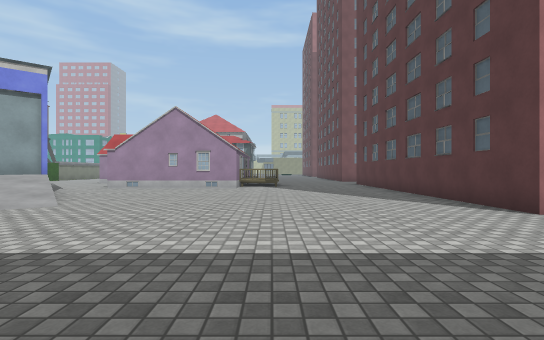
view 1 (above)

24 first-person views from a walk through a scene from a Unity 3-D project. The camera is 1.2 m above the floor, looks level and sees 85° across. The floor is counted in squares, 2 m on a side. Each view is taken from the middle of a square. On the plan, view 1 faces up. The plan holds only what a view shows up to about 9 squares ahead; the rest is blank. The place goes on beyond the plan. Some surface patterns are stand-ins.

view 2
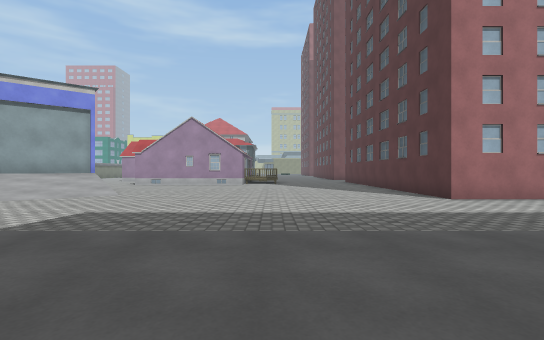

view 3
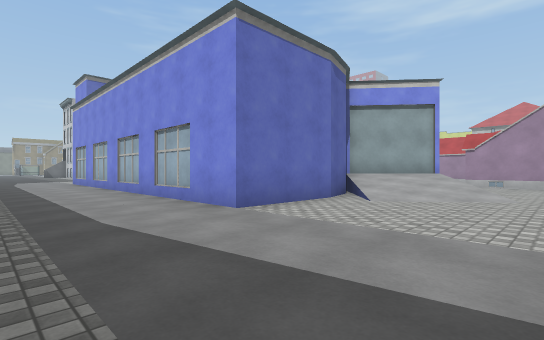

view 4
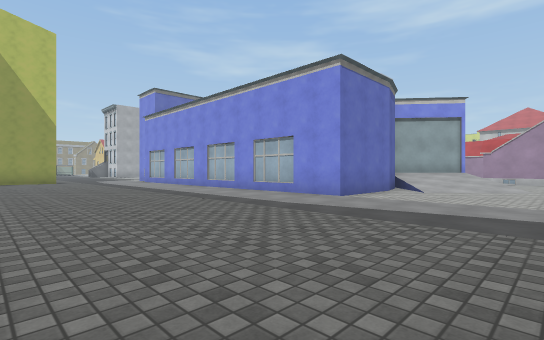

view 5
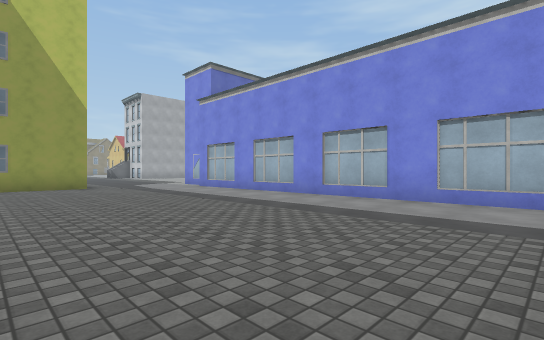

view 6
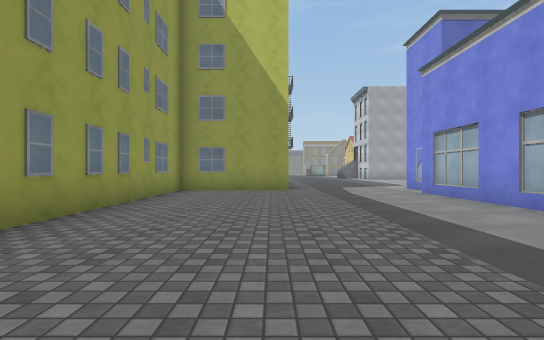

view 7
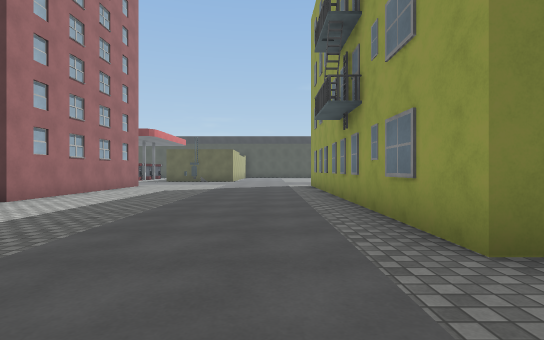

view 8
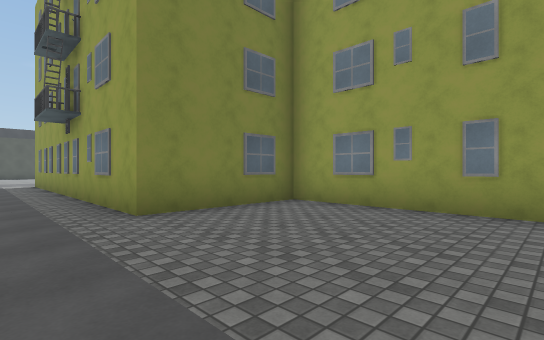

view 9
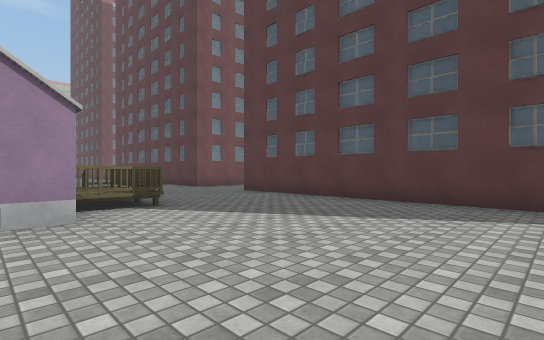

view 10
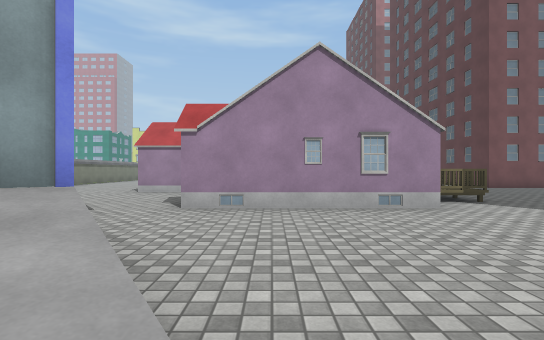

view 11
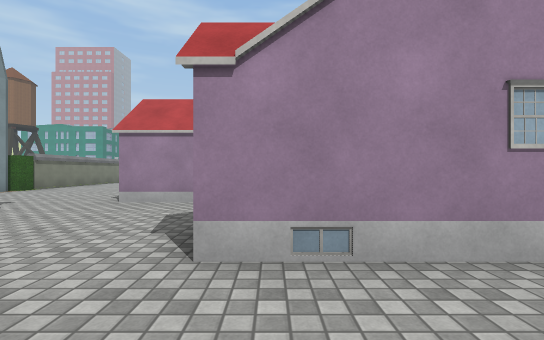

view 12
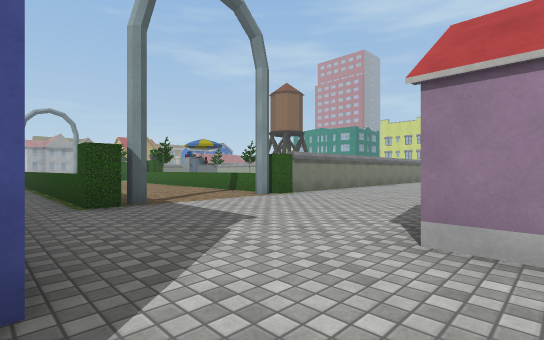

view 13
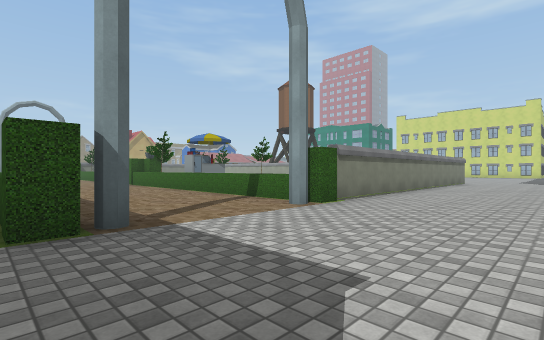

view 14
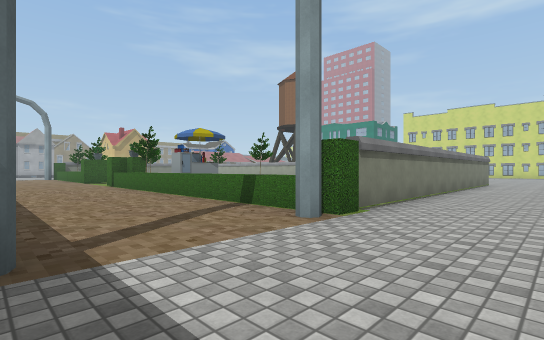

view 15
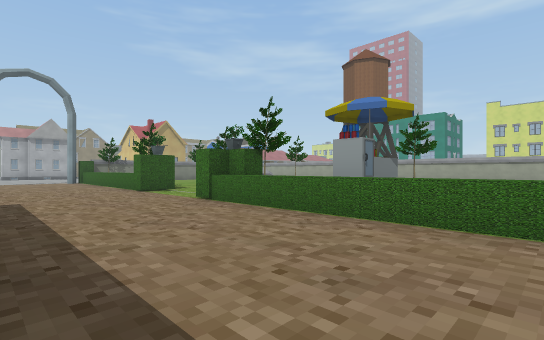

view 16
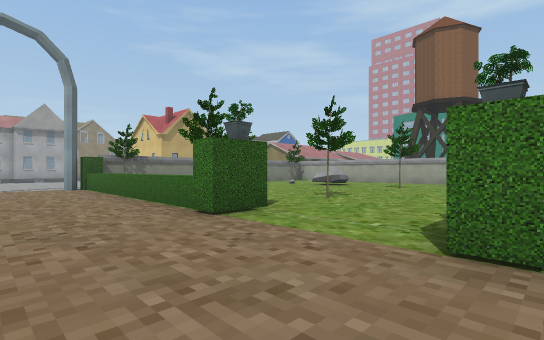

view 17
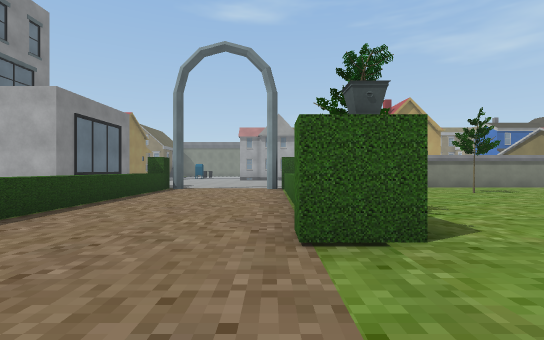

view 18
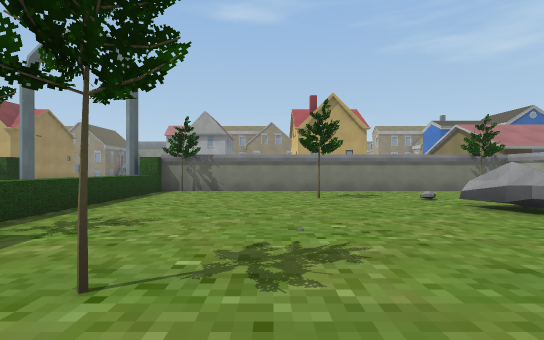

view 19
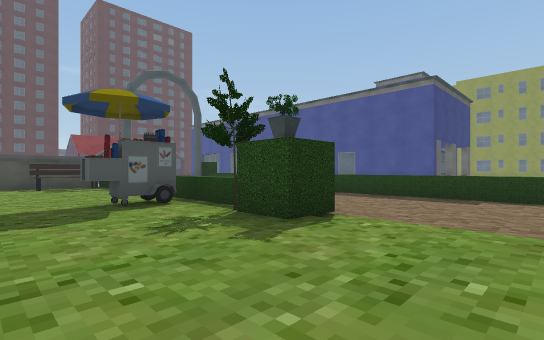

view 20
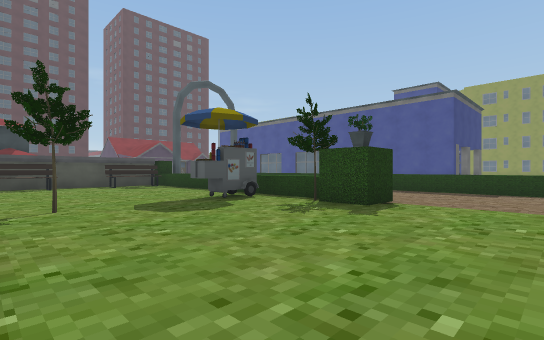

view 21
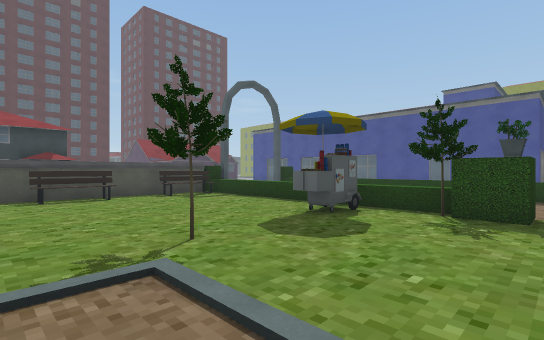

view 22
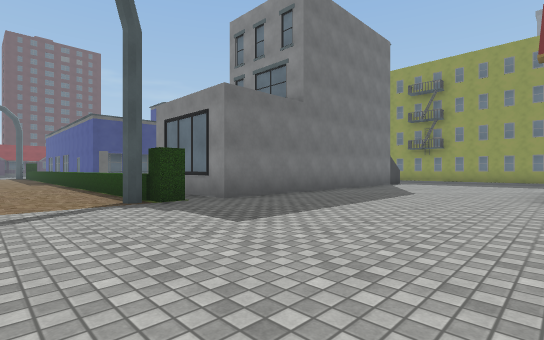

view 23
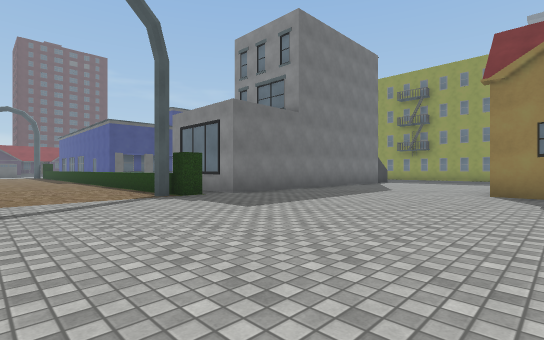

view 24
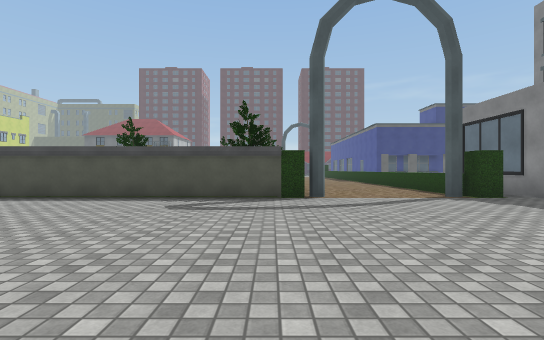

### Floor plan
Key: @ floor where view 1 was taken; # wall or solid block; . floor; / step, stairs or slope; = window, fence, low wall or low ledge; B building; H hedge; T tree; E bench; O other object.
Columns run from 38 left of view 1 to 7 right of it. Each row starts with its distance up from view 1.
 23       #...O..T../  .......#..
 22      .#.........///......E#..
 21     ..#..T.........T.....E#...
 20    ...#...................#...
 19   ....#......T...........E#...
 18  .....#............#.....E#...
 17 ......HTHHHHHH...HHHHHHHHHH...
 16 ......H......H............#...
 15 ..............................
 14 ..............................###       ...
 13 ......HH.................H.......     B...#
 12 .......HHHHHH HHHHH  OHHHHH......     B...#
 11 ......####       ##          #...    #B...#
 10 ......#  #       =             ..#####....#
  9 ......#                         ..........B
  8 ##....#                         #.........#
  7   ....#                       ###=........#
  6   ....                        #////.......#
  5  B...                         ##///.......#
  4   ..                           #//........####
  3                                #..............
  2                    #           #..............
  1                    ..###########..............
  0                    ...................@.......
 -1                    ...........................
 -2                    ...........................
 -3                    #..................########
 -4                    #..................#
 -5                    #..................#
 -6                    #######        #####

Where each view was taken, in squares from view 1:
view 1: 0 up, 0 right, facing up
view 2: 2 down, 0 right, facing up
view 3: 2 down, 3 left, facing up-left
view 4: 5 down, 3 left, facing up-left
view 5: 5 down, 8 left, facing up-left
view 6: 3 down, 10 left, facing left
view 7: 1 down, 2 left, facing right
view 8: 1 down, 4 left, facing down-right
view 9: 6 up, 2 left, facing up-right
view 10: 5 up, 4 left, facing up
view 11: 8 up, 5 left, facing up
view 12: 11 up, 7 left, facing up-left
view 13: 12 up, 9 left, facing up-left
view 14: 13 up, 10 left, facing up-left
view 15: 13 up, 16 left, facing up-left
view 16: 14 up, 21 left, facing up-left
view 17: 16 up, 22 left, facing left
view 18: 20 up, 23 left, facing left
view 19: 20 up, 24 left, facing down-right
view 20: 22 up, 24 left, facing down-right
view 21: 23 up, 22 left, facing down-right
view 22: 15 up, 37 left, facing down-right
view 23: 16 up, 38 left, facing down-right
view 24: 17 up, 38 left, facing right
